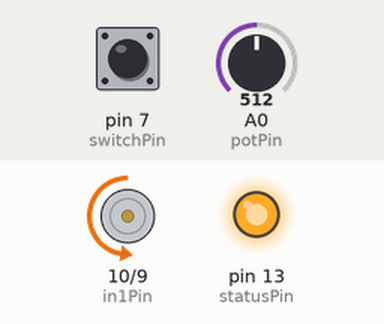
The sketch below on a simulated Arduino Uno, built with avr-gcc and run on an emulated ATmega328P. On the bench: motor-driver pin pairs drawn as motors (green arrow = first pin HIGH = forward, orange = second pin HIGH = backward, longer = more drive, scaled by the enable pin), output pins drawn as LEDs (lit = HIGH). Inputs (shaded band) come from the test bench; at power-on: A0 (potPin) = 512, pin 7 (switchPin) HIGH.

Above: at 1.2 s.
1.3 s: A0 (potPin) set to 716
At 1.6 s:
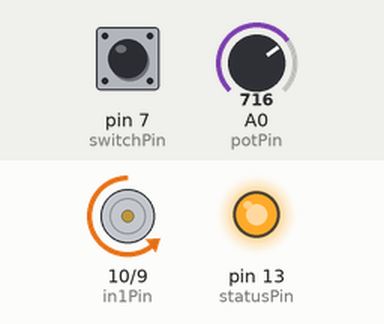
2.8 s: pin 7 (switchPin) pulled LOW for 0.15 s
At 2.87 s:
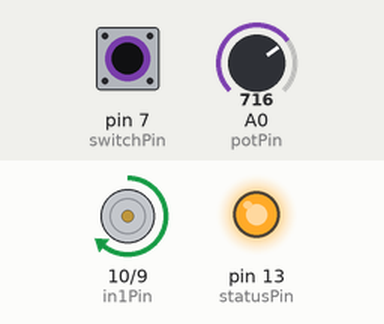
4.4 s: A0 (potPin) set to 900
At 5.1 s:
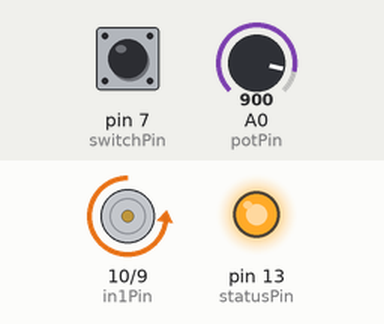
5.9 s: pin 7 (switchPin) pulled LOW for 1 s
At 6.3 s:
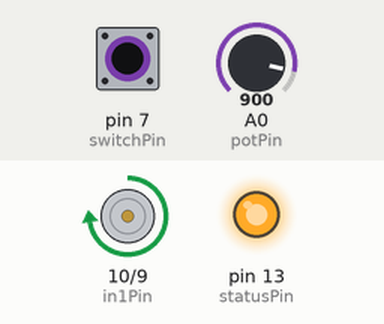
8.4 s: A0 (potPin) set to 122
At 9.4 s:
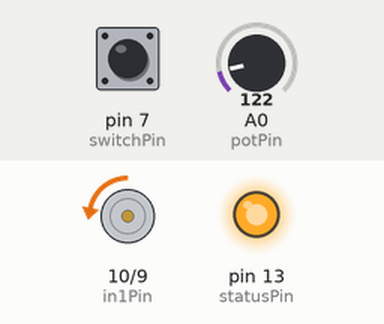
9.9 s: pin 7 (switchPin) pulled LOW for 0.15 s
At 9.97 s:
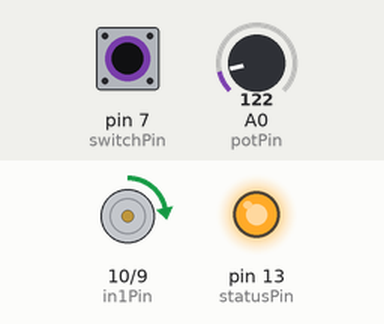
Timing chart, 0 to 12.5 s (numbered marks = the images above; inputs shaded):
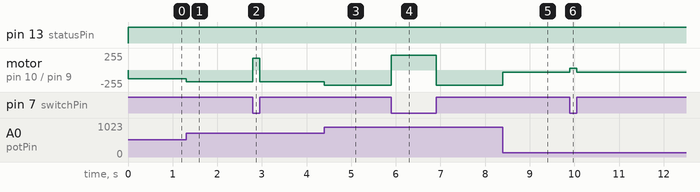

Measured:
- after the input at 1.3 s, motor on pin 10 (in1Pin) / pin 9 (in2Pin): backward 128/255 → backward 179/255 at once
- after the input at 2.8 s, motor on pin 10 (in1Pin) / pin 9 (in2Pin): backward 179/255 → forward 179/255 at once, → backward 179/255 0.15 s later
- after the input at 4.4 s, motor on pin 10 (in1Pin) / pin 9 (in2Pin): backward 179/255 → backward 225/255 at once
- after the input at 5.9 s, motor on pin 10 (in1Pin) / pin 9 (in2Pin): backward 225/255 → forward 225/255 at once, → backward 225/255 1.0 s later
- after the input at 8.4 s, motor on pin 10 (in1Pin) / pin 9 (in2Pin): backward 225/255 → backward 30/255 at once
- after the input at 9.9 s, motor on pin 10 (in1Pin) / pin 9 (in2Pin): backward 30/255 → forward 30/255 at once, → backward 30/255 0.15 s later

The sketch:

task2.ino
```cpp
int enablePin = 11;

int in1Pin = 10;

int in2Pin = 9;

int switchPin = 7;

int potPin = A0;

int statusPin= 13;

void setup()

{

  pinMode(in1Pin, OUTPUT);

  pinMode(in2Pin, OUTPUT);

  pinMode(enablePin, OUTPUT);

  pinMode(switchPin, INPUT_PULLUP);

  pinMode(statusPin,OUTPUT);

  Serial.begin(9600);


}

void loop()

{

  digitalWrite(13,HIGH);

  int speed = analogRead(potPin) / 4;

  bool reverse = digitalRead(switchPin);

  setMotor(speed, reverse);

}

void setMotor(int speed, boolean reverse)

{

  analogWrite(enablePin, speed);

  digitalWrite(in1Pin, !reverse);

  digitalWrite(in2Pin, reverse);

}
```
